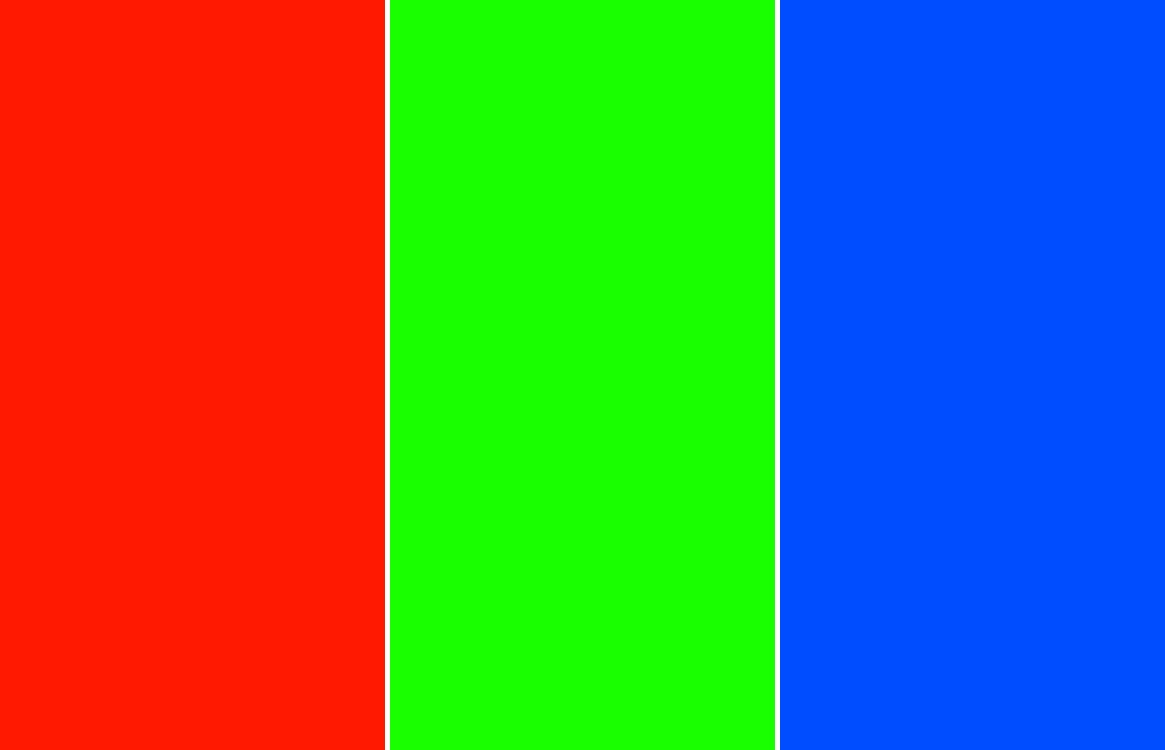
#> input picture Imaging/test.jpg, 1165 x 750 px
$ python ImageProcessing.py
#> lines starting #> are read from the running program, lines starting #| are printed output that depends on the picture; after the words box and inside, x2 and y2 are one past the last pixel; in counts of white or black regions, pixels touching at a corner belong together
import cv2 as cv
import numpy as np
import sys
import statistics

def get_mask(image, bound):
    """
    Returns a mask of the image with the specified color range.

    Args:
        image: The image to be masked.
        bound: A tuple of two tuples, each containing the lower and upper bounds of the color range.

    Returns:
        threshold: The thresholded image.
        mask: The masked image.
        masked_image: The image with the mask applied.
    """
    lower_bound = np.array(bound[0])
    upper_bound = np.array(bound[1])

    threshold = cv.inRange(image, lower_bound, upper_bound)
    mask = cv.bitwise_and(image, image, mask = threshold)
    masked_image = cv.bitwise_and(image, mask)

    return threshold, mask, masked_image

def get_LED_count(mask):
    """
    Returns the number of LEDs in the image.

    Args:
        mask: The masked image.

    Returns:
        count: The number of LEDs in the image.
    """
    gray = cv.cvtColor(mask, cv.COLOR_BGR2GRAY)
    smooth = cv.GaussianBlur(gray, (5, 5), 1)
    border = cv.Canny(smooth, 30, 150, 3)
    thick = cv.dilate(border, (1, 1), iterations=1)
    contours, hierarchy = cv.findContours(thick, cv.RETR_EXTERNAL, cv.CHAIN_APPROX_SIMPLE)
    count = len(contours)
    return count

def get_color_masks(image):
    """
    Returns a list of masks for each color.

    Args:
        image: The image to be masked.

    Returns:
        masks: A list of masks for each color.
    """
    # BGY
    color_range = {
        'red': [(0, 0, 100), (80, 80, 255)],
        'green': [(0, 100, 0), (80, 255, 80)],
        'blue': [(100, 0, 0), (255, 80, 80)],
        'yellow': [(0, 100, 100), (80, 255, 255)],
        'white': [(200, 200, 200), (255, 255, 255)]
    }

    red_mask = get_mask(image, color_range['red'])[1]
    green_mask = get_mask(image, color_range['green'])[1]
    blue_mask = get_mask(image, color_range['blue'])[1]
    yellow_mask = get_mask(image, color_range['yellow'])[1]
    white_mask = get_mask(image, color_range['white'])[1]

    masks = [red_mask, green_mask, blue_mask, yellow_mask, white_mask]

    return masks

def get_average_brightness(mask):
    """
    Returns the average brightness of the image.

    Args:
        mask: The masked image.

    Returns:
        average: The average brightness of the image.
    """

    hsv = cv.cvtColor(mask, cv.COLOR_BGR2HSV)[:, :, 2]
    if cv.countNonZero(hsv) == 0:
        return 0
    average = np.sum(hsv) / cv.countNonZero(hsv)
    return average

def test_imaging(file, show = False):
#> called with file = 'test.jpg', show = False
    folder = 'Masks/'

    image = cv.imread(file)
#> image is the input picture: shape (750, 1165, 3); mean B, G, R 86.7, 120.1, 94.6

    masks = get_color_masks(image)
#> in get_mask, `threshold = cv.inRange(image, lower_bound, upper_bound)`:
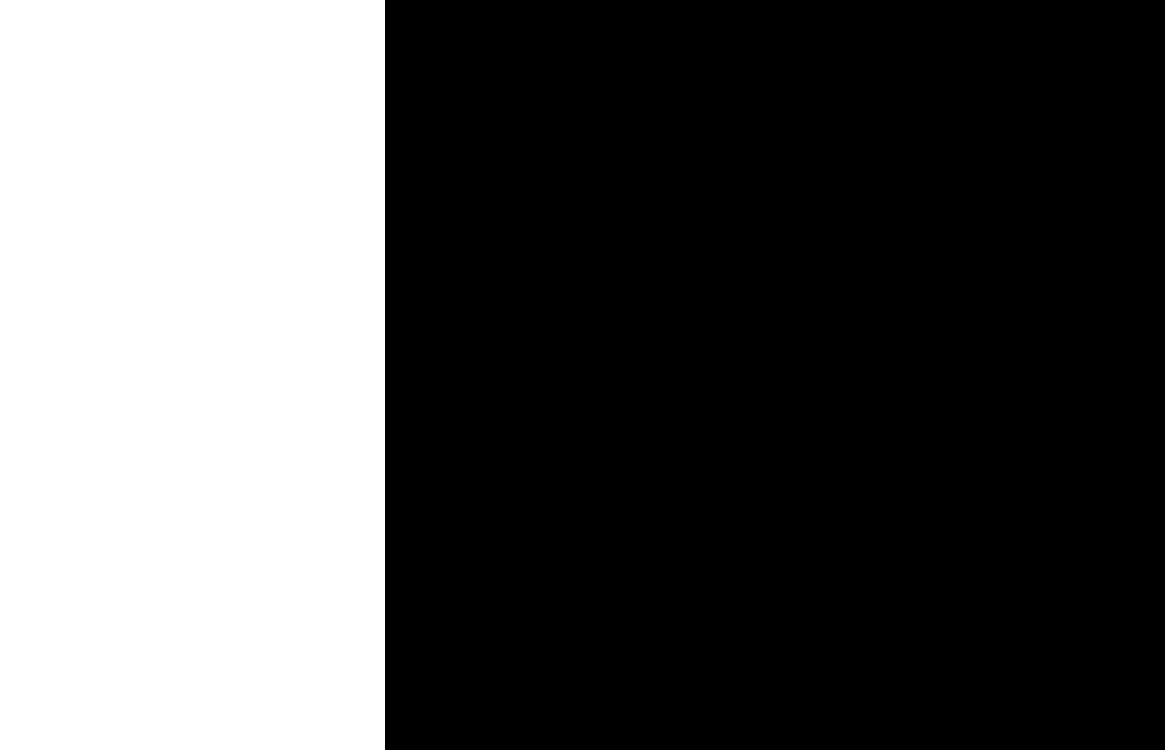
#> threshold: shape (750, 1165); 33% white; 1 white region, box (x1, y1, x2, y2) and area: (0, 0, 385, 750) 288750
#> in get_mask (call 2), `threshold = cv.inRange(image, lower_bound, upper_bound)`: threshold: shape (750, 1165); 33% white; 1 white region, box (x1, y1, x2, y2) and area: (390, 0, 775, 750) 288750
#> in get_mask (call 3), `threshold = cv.inRange(image, lower_bound, upper_bound)`: threshold: shape (750, 1165); 33% white; 1 white region, box (x1, y1, x2, y2) and area: (780, 0, 1165, 750) 288750
#> in get_mask (call 4), `threshold = cv.inRange(image, lower_bound, upper_bound)`: threshold: shape (750, 1165); every value is 0
#> in get_mask (call 4), `mask = cv.bitwise_and(image, image, mask = threshold)`: mask: shape (750, 1165, 3); every value is 0
#> in get_mask (call 5), `threshold = cv.inRange(image, lower_bound, upper_bound)`:
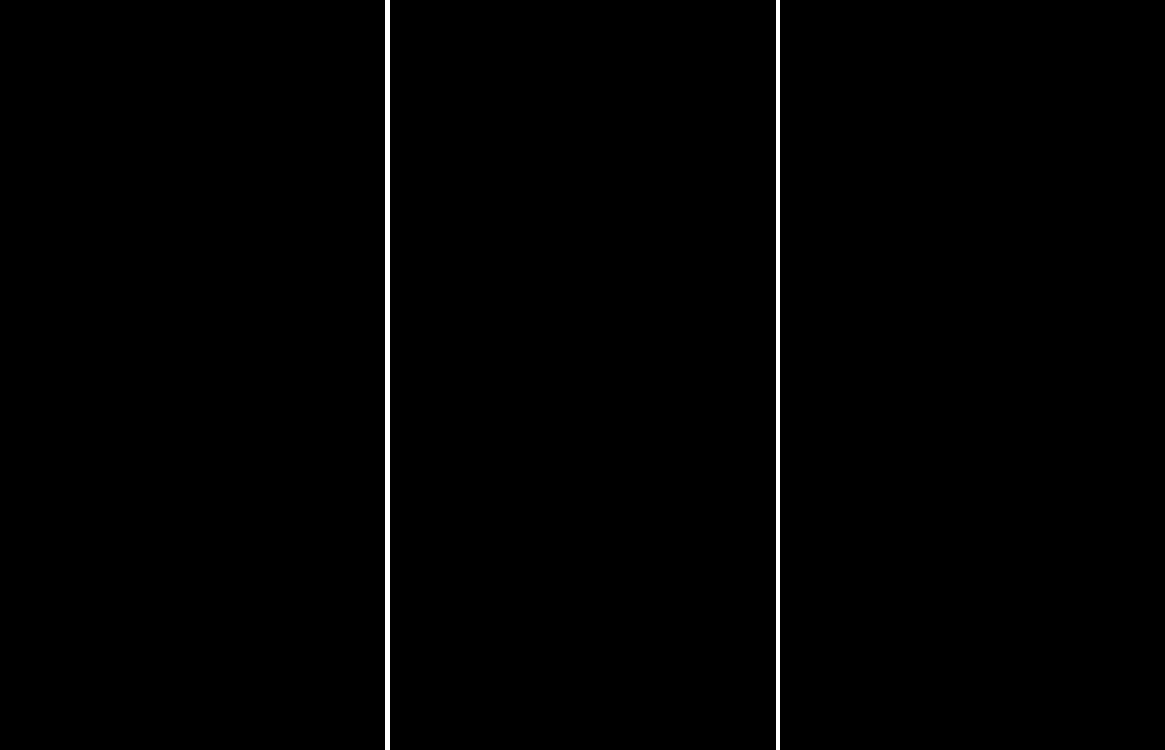
#> threshold: shape (750, 1165); 0.77% white; 2 white regions, box (x1, y1, x2, y2) and area: (385, 0, 390, 750) 3750, (776, 0, 780, 750) 3000
#> masks = 5 items
    num_red = get_LED_count(masks[0])
#> in get_LED_count, `border = cv.Canny(smooth, 30, 150, 3)`: border: shape (750, 1165); 0.09% white in thin lines or dots, all inside (x1, y1, x2, y2) = (384, 0, 385, 750)
#> in get_LED_count, `contours, hierarchy = cv.findContours(thick, cv.RETR_EXTERNAL, cv.CHAI..`: contours = [[[384, 0], [384, 749]]]
#> in get_LED_count, `count = len(contours)`: count = 1
#> num_red = 1
    num_green = get_LED_count(masks[1])
#> in get_LED_count (call 2), `gray = cv.cvtColor(mask, cv.COLOR_BGR2GRAY)`:
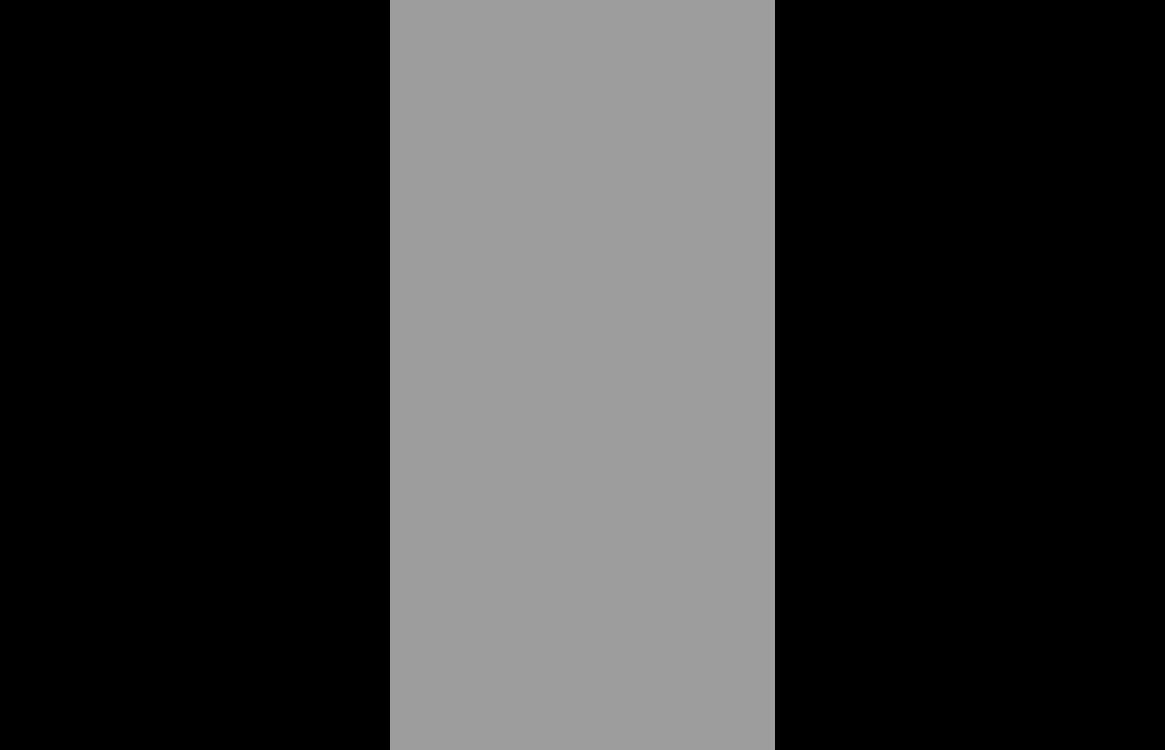
#> gray: shape (750, 1165); min 0, max 157, mean 51.9
#> in get_LED_count (call 2), `border = cv.Canny(smooth, 30, 150, 3)`: border: shape (750, 1165); 0.17% white in thin lines or dots, all inside (x1, y1, x2, y2) = (389, 0, 775, 750)
#> in get_LED_count (call 2), `contours, hierarchy = cv.findContours(thick, cv.RETR_EXTERNAL, cv.CHAI..`: contours = 2 contours, all with area under 20
#> in get_LED_count (call 2), `count = len(contours)`: count = 2
#> num_green = 2
    num_blue = get_LED_count(masks[2])
#> in get_LED_count (call 3), `smooth = cv.GaussianBlur(gray, (5, 5), 1)`:
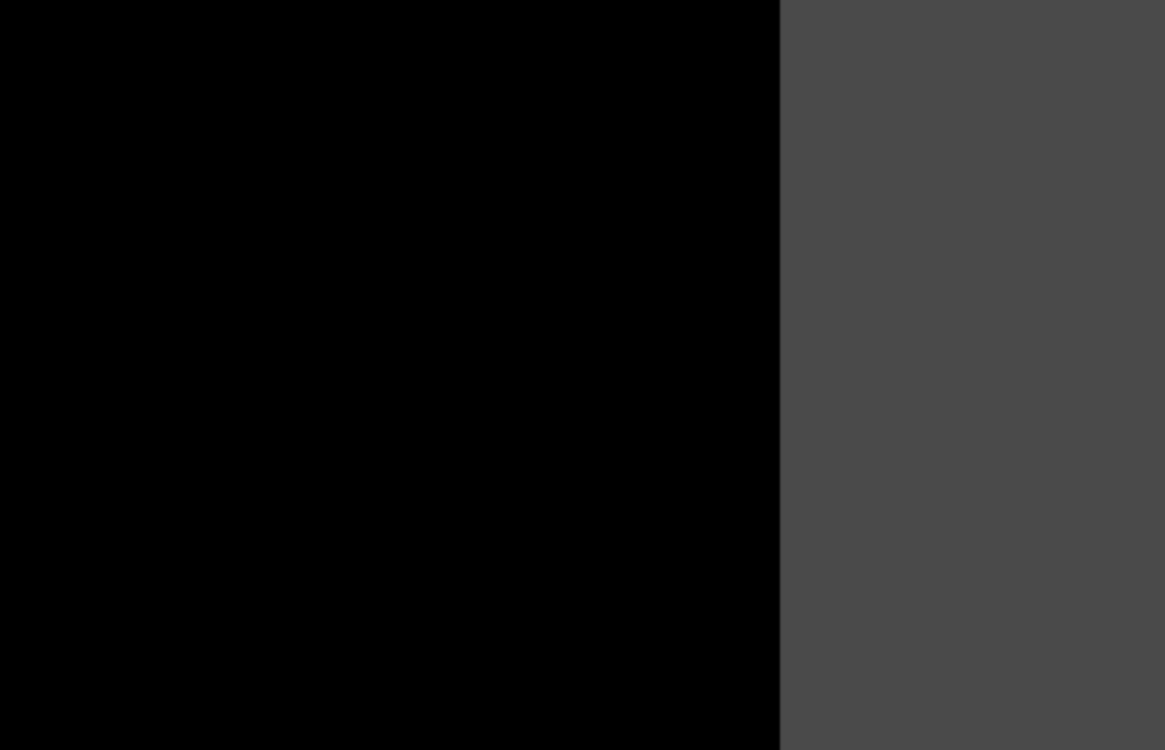
#> smooth: shape (750, 1165); min 0, max 74, mean 24.5
#> in get_LED_count (call 3), `border = cv.Canny(smooth, 30, 150, 3)`: border: shape (750, 1165); 0.09% white in thin lines or dots, all inside (x1, y1, x2, y2) = (779, 0, 780, 750)
#> in get_LED_count (call 3), `contours, hierarchy = cv.findContours(thick, cv.RETR_EXTERNAL, cv.CHAI..`: contours = [[[779, 0], [779, 749]]]
#> in get_LED_count (call 3), `count = len(contours)`: count = 1
#> num_blue = 1
    num_yellow = get_LED_count(masks[3])
#> num_yellow = 0
    num_white = get_LED_count(masks[4])
#> in get_LED_count (call 5), `border = cv.Canny(smooth, 30, 150, 3)`:
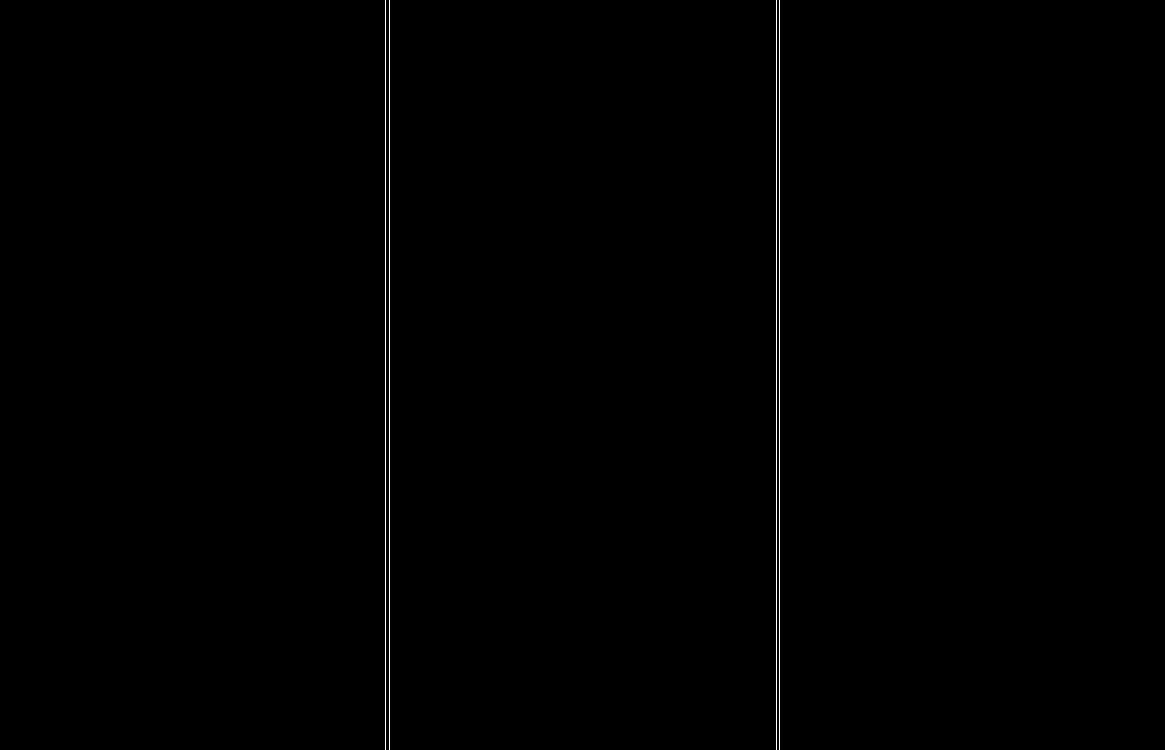
#> border: shape (750, 1165); 0.34% white in thin lines or dots, all inside (x1, y1, x2, y2) = (385, 0, 780, 750)
#> in get_LED_count (call 5), `contours, hierarchy = cv.findContours(thick, cv.RETR_EXTERNAL, cv.CHAI..`: contours = 4 contours, all with area under 20
#> in get_LED_count (call 5), `count = len(contours)`: count = 4
#> num_white = 4
    total_LEDs = num_red + num_green + num_blue + num_yellow + num_white
#> total_LEDs = 8

    print('Red LEDs:', num_red)
#| Red LEDs: 1
    print('Green LEDs:', num_green)
#| Green LEDs: 2
    print('Blue LEDs:', num_blue)
#| Blue LEDs: 1
    print('Yellow LEDs:', num_yellow)
#| Yellow LEDs: 0
    print('White LEDs:', num_white)
#| White LEDs: 4
    print('Total LEDs:', total_LEDs)
#| Total LEDs: 8

    red_brightness = get_average_brightness(masks[0])
#> in get_average_brightness, `average = np.sum(hsv) / cv.countNonZero(hsv)`: average = 254.8
#> red_brightness = 254.8
    green_brightness = get_average_brightness(masks[1])
#> green_brightness = 254.8
    blue_brightness = get_average_brightness(masks[2])
#> blue_brightness = 254.9
    yellow_brightness = get_average_brightness(masks[3])
#> yellow_brightness = 0
    white_brightness = get_average_brightness(masks[4])
#> white_brightness = 255

    # Calulate average brightness, ignoring 0 values
    brightnesses = [red_brightness, green_brightness, blue_brightness, yellow_brightness, white_brightness]
#> brightnesses = [254.8, 254.8, 254.9, 0, 255]
    brightnesses = [x for x in brightnesses if x != 0]
#> brightnesses = [254.8, 254.8, 254.9, 255]
    average_brightness = statistics.mean(brightnesses)
#> average_brightness = 254.9
    print("Average Brightness: ", round(average_brightness, 3))
#| Average Brightness:  254.866

    if show:
        cv.imshow('Red Mask', masks[0])
        cv.imshow('Green Mask', masks[1])
        cv.imshow('Blue Mask', masks[2])
        cv.imshow('Yellow Mask', masks[3])
        cv.imshow('White Mask', masks[4])

        cv.waitKey(0)
        cv.destroyAllWindows()
    else:
        cv.imwrite(folder + 'red_mask.jpg', masks[0])
        cv.imwrite(folder + 'green_mask.jpg', masks[1])
        cv.imwrite(folder + 'blue_mask.jpg', masks[2])
        cv.imwrite(folder + 'yellow_mask.jpg', masks[3])
        cv.imwrite(folder + 'white_mask.jpg', masks[4])

if __name__ == '__main__':
    test_imaging("test.jpg")
